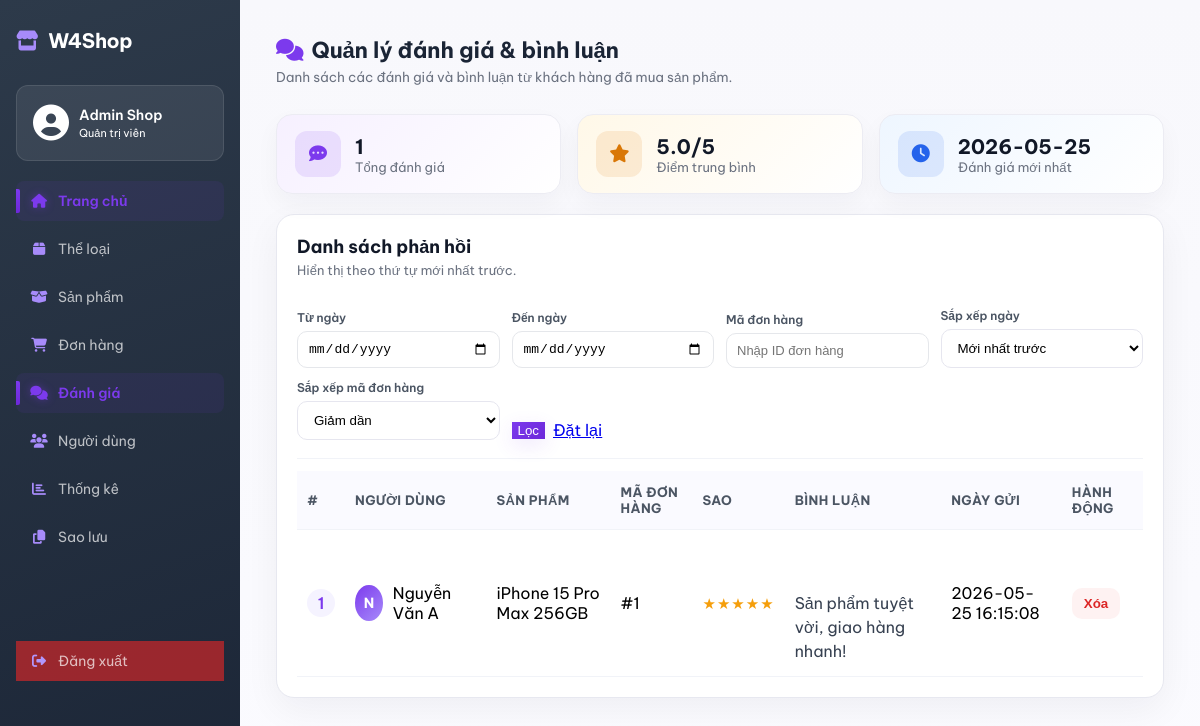
The page /admin/reviews (signed in) on the database as committed earlier.
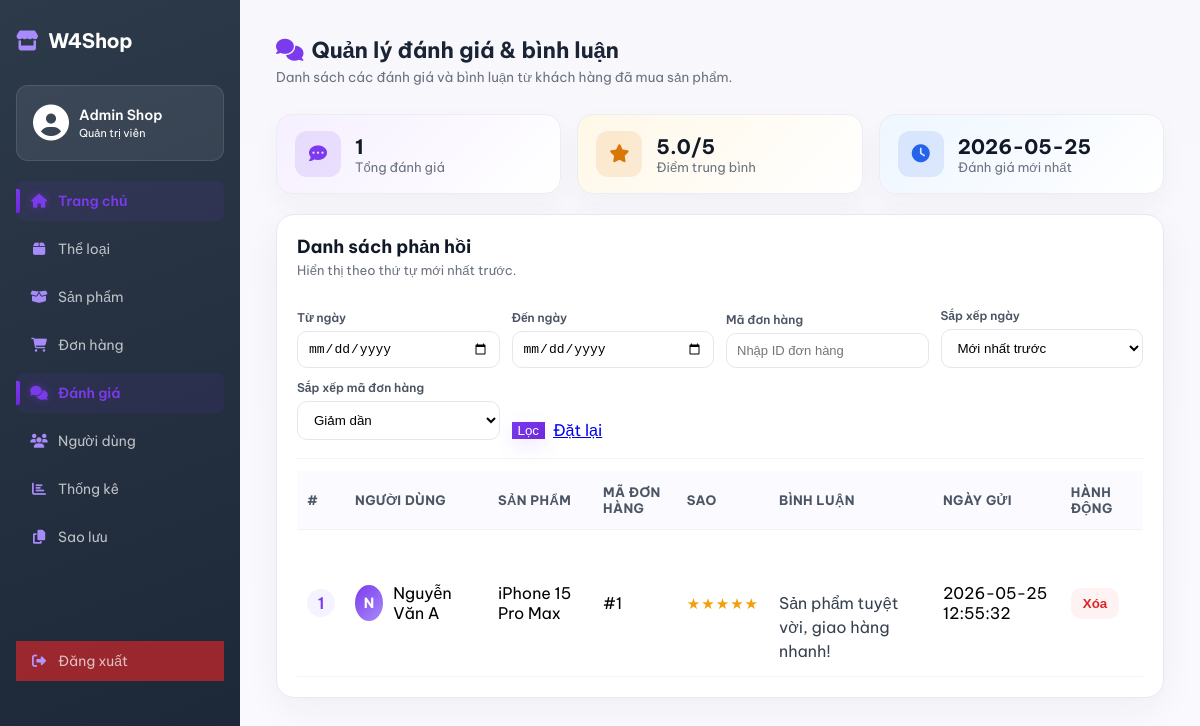
The same page on the database as committed later.
### tables this page shows
CREATE TABLE `reviews` (
  `review_id` int(11) NOT NULL,
  `product_id` int(11) NOT NULL,
  `user_id` int(11) NOT NULL,
  `rating` tinyint(4) NOT NULL COMMENT '1–5 sao',
  `comment` text DEFAULT NULL,
  `created_at` datetime NOT NULL DEFAULT current_timestamp()
);

CREATE TABLE `products` (
  `product_id` int(11) NOT NULL,
  `category_id` int(11) DEFAULT NULL,
  `product_name` varchar(200) NOT NULL,
  `description` text DEFAULT NULL,
  `slug` varchar(220) NOT NULL COMMENT 'URL thân thiện SEO',
  `is_active` tinyint(1) NOT NULL DEFAULT 1,
  `created_at` datetime NOT NULL DEFAULT current_timestamp()
);

CREATE TABLE `users` (
  `user_id` int(11) NOT NULL,
  `full_name` varchar(100) NOT NULL,
  `email` varchar(150) NOT NULL,
  `password_hash` varchar(255) NOT NULL,
  `phone` varchar(20) DEFAULT NULL,
  `role` enum('customer','admin') NOT NULL DEFAULT 'customer',
  `created_at` datetime NOT NULL DEFAULT current_timestamp()
);

### app/views/admin/Reviews.php (the view, shortened to what the changed rows need)
<?php require_once __DIR__ . '/../layouts/admin_sidebar.php'; ?>
<link rel="stylesheet" href="/WEB_GR4/public/assets/css/admin/style_admin.css">
<link rel="stylesheet" href="/WEB_GR4/public/assets/css/admin/review.css">
<main class="admin-content">
    <div class="page-header">
        <h1><i class="fas fa-comments" style="color:#7c3aed; margin-right:8px;"></i>Quản lý đánh giá & bình luận</h1>
        <p>Danh sách các đánh giá và bình luận từ khách hàng đã mua sản phẩm.</p>
    </div>
    <?php
        $reviewCount = count($reviews ?? []);
        $avgRating = $reviewCount > 0 ? round(array_sum(array_map(function($item){ return (int)$item['rating']; }, $reviews ?? [])) / $reviewCount, 1) : 0;
        $latestReview = !empty($reviews) ? $reviews[0] : null;
    ?>
    <div class="review-summary-grid">
        <div class="review-stat-card review-stat-card-purple">
            <div class="review-stat-icon"><i class="fas fa-comment-dots"></i></div>
            <div>
                <div class="review-stat-value"><?php echo (int)$reviewCount; ?></div>
                <div class="review-stat-label">Tổng đánh giá</div>
            </div>
        </div>
        <div class="review-stat-card review-stat-card-gold">
            <div class="review-stat-icon"><i class="fas fa-star"></i></div>
            <div>
                <div class="review-stat-value"><?php echo number_format($avgRating, 1); ?>/5</div>
                <div class="review-stat-label">Điểm trung bình</div>
            </div>
        </div>
        <div class="review-stat-card review-stat-card-blue">
            <div class="review-stat-icon"><i class="fas fa-clock"></i></div>
            <div>
                <div class="review-stat-value"><?php echo $latestReview ? htmlspecialchars(substr($latestReview['created_at'], 0, 10)) : '—'; ?></div>
                <div class="review-stat-label">Đánh giá mới nhất</div>
            </div>
        </div>
    </div>
    <div class="review-card">
        <div class="review-toolbar">
            <div>
                <h3>Danh sách phản hồi</h3>
                <p>Hiển thị theo thứ tự mới nhất trước.</p>
            </div>
        </div>
        <form method="get" action="/WEB_GR4/admin/reviews" class="review-filter-form">
            <div class="review-filter-group">
                <label for="from_date">Từ ngày</label>
                <input type="date" id="from_date" name="from_date" value="<?php echo htmlspecialchars($fromDate ?? ''); ?>">
            </div>
            <div class="review-filter-group">
                <label for="to_date">Đến ngày</label>
                <input type="date" id="to_date" name="to_date" value="<?php echo htmlspecialchars($toDate ?? ''); ?>">
            </div>
            <div class="review-filter-group">
                <label for="order_id">Mã đơn hàng</label>
                <input type="number" id="order_id" name="order_id" min="1" placeholder="Nhập ID đơn hàng" value="<?php echo ($orderId ?? 0) > 0 ? (int)($orderId ?? 0) : ''; ?>">
            </div>
            <div class="review-filter-group">
                <label for="sort_date">Sắp xếp ngày</label>
                <select id="sort_date" name="sort_date">
                    <option value="desc" <?php echo (($sortDate ?? 'desc') === 'desc') ? 'selected' : ''; ?>>Mới nhất trước</option>
                </select>
            </div>
            <div class="review-filter-group">
                <label for="sort_order_id">Sắp xếp mã đơn hàng</label>
                <select id="sort_order_id" name="sort_order_id">
                    <option value="desc" <?php echo (($sortOrderId ?? 'desc') === 'desc') ? 'selected' : ''; ?>>Giảm dần</option>
                </select>
            </div>
            <div class="review-filter-actions">
                <button type="submit" class="btn btn-primary">Lọc</button>
                <a href="/WEB_GR4/admin/reviews" class="btn btn-secondary">Đặt lại</a>
            </div>
        </form>
        <?php if (!empty($reviews)): ?>
            <div class="review-table-wrapper">
                <table class="review-table">
                    <thead>
                        <tr>
                            <th>#</th>
                            <th>Người dùng</th>
                            <th>Sản phẩm</th>
                            <th>Mã đơn hàng</th>
                            <th>Sao</th>
                            <th>Bình luận</th>
                            <th>Ngày gửi</th>
                            <th>Hành động</th>
                        </tr>
                    </thead>
                    <tbody>
                        <?php foreach ($reviews as $index => $review): ?>
                            <tr>
                                <td><span class="review-index"><?php echo (int)($index + 1); ?></span></td>
                                <td>
                                    <div class="review-user-cell">
                                        <div class="review-avatar">
                                            <?php echo strtoupper(substr($review['user_name'], 0, 1)); ?>
                                        </div>
                                        <div><?php echo htmlspecialchars($review['user_name']); ?></div>
                                    </div>
                                </td>
                                <td><?php echo htmlspecialchars($review['product_name']); ?></td>
                                <td><?php echo !empty($review['order_id']) && (int)$review['order_id'] > 0 ? '#' . (int)$review['order_id'] : '—'; ?></td>
                                <td>
                                    <span class="review-stars">
                                        <?php echo str_repeat('★', (int)$review['rating']); ?>
                                    </span>
                                </td>
                                <td class="review-comment">
                                    <?php echo !empty($review['comment']) ? htmlspecialchars($review['comment']) : '—'; ?>
                                </td>
                                <td><?php echo htmlspecialchars($review['created_at']); ?></td>
                                <td>
                                    <form method="post" action="/WEB_GR4/admin/reviews/delete" onsubmit="return confirm('Xóa bình luận này?');">
                                        <button type="submit" class="review-delete-btn">Xóa</button>
                                    </form>
                                </td>
                            </tr>
                        <?php endforeach; ?>
                    </tbody>
                </table>
            </div>
        <?php endif; ?>
    </div>
</main>
</body>
</html>

### core/Router.php (shortened to what the changed rows need)
<?php
class Router {
    private $routes = [];
    public function get($path, $controller, $method) {
        $this->routes[] = ['path' => $path, 'controller' => $controller, 'method' => $method, 'httpMethod' => 'GET'];
    }
    public function post($path, $controller, $method) {
        $this->routes[] = ['path' => $path, 'controller' => $controller, 'method' => $method, 'httpMethod' => 'POST'];
    }
    public function dispatch() {
        $url = parse_url($_SERVER['REQUEST_URI'], PHP_URL_PATH);
        $base = '/WEB_GR4';
        if (strpos($url, $base) === 0) {
            $url = substr($url, strlen($base));
        }
        $httpMethod = $_SERVER['REQUEST_METHOD'];
        foreach ($this->routes as $route) {
            if ($route['httpMethod'] === $httpMethod && $this->match($route['path'], $url, $params)) {
                $ctrl = new $route['controller']();
                call_user_func_array([$ctrl, $route['method']], $params);
                return;
            }
        }
    }
    private function match($routePath, $url, &$params) {
        $pattern = preg_replace('/\{(\w+)\}/', '([^/]+)', $routePath);
        $pattern = '#^' . $pattern . '$#';
        if (preg_match($pattern, $url, $matches)) {
            return true;
        }
        return false;
    }
}
?>

Rows that differ between the two databases and show on the page:
changed reviews "Sản phẩm tuyệt vời, giao hàng nhanh!": product.product_name "iPhone 15 Pro Max 256GB" → "iPhone 15 Pro Max"; created_at "2026-05-25 16:15:08" → "2026-05-25 12:55:32"
